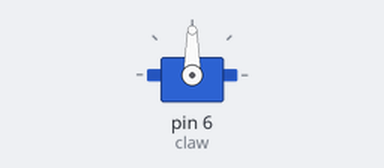
This sketch was run on a simulated Arduino Uno, built with avr-gcc and run on an emulated ATmega328P. Shown: servo.

Above: at 0.05 s.
Timing chart, 0 to 4.6 s (numbered marks = the images above):
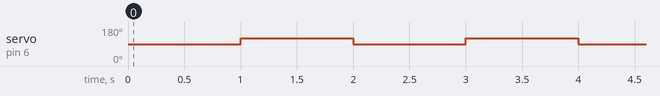

The sketch:

Claw_MG996R.ino
```cpp
#include<Servo.h>
Servo claw;

void setup()
{
	claw.attach(6);
}

void OpenClaw()
{
	claw.write(90);
}

void CloseClaw()
{
	claw.write(120);
}

void loop()
{

OpenClaw();
delay(1000);
CloseClaw();
delay(1000);

}
```

Measured:
- by itself, servo on pin 6 (claw): alternates 120° for 1.0 s and 90° for 1.0 s
